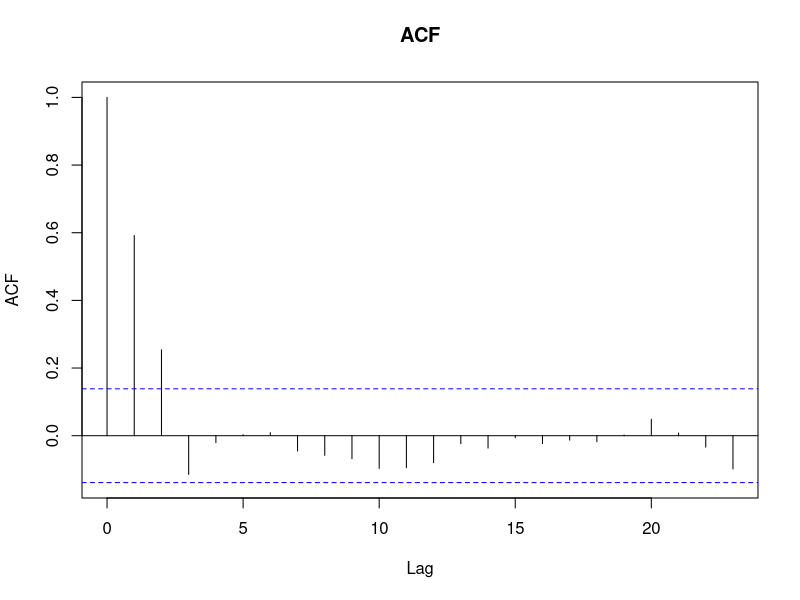
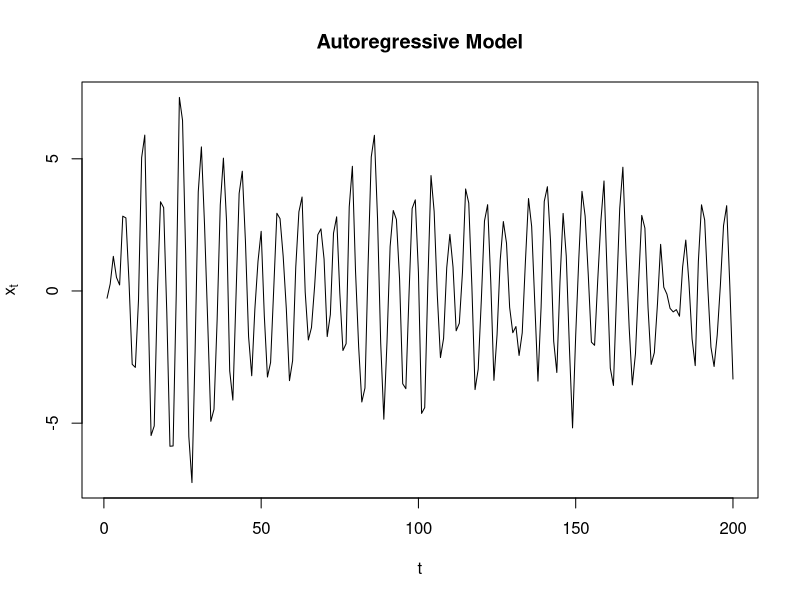
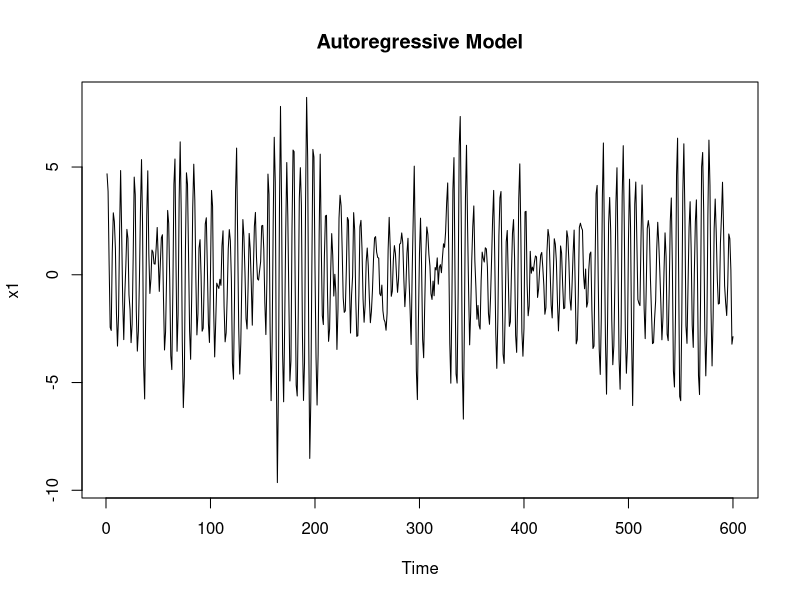

Recreate these plots in R, in order.
## ---- chunk 1
z_t <- rnorm(200,0,1)
y_t = filter(z_t, filter = rep(1/3,3), sides = 2, method = "convolution")
acf(y_t, na.action = na.pass, main="ACF")
## ---- chunk 2
x_t <- filter(z_t,filter = c(1,-0.9),method = "recursive")
plot(x_t,xlab = "t",ylab = expression(x[t]),type = "l", main = "Autoregressive Model")
## ---- chunk 3
x1 = arima.sim(n = 600, model = list(ar=c(1,-0.9))) 
plot.ts(x1, main="Autoregressive Model")
